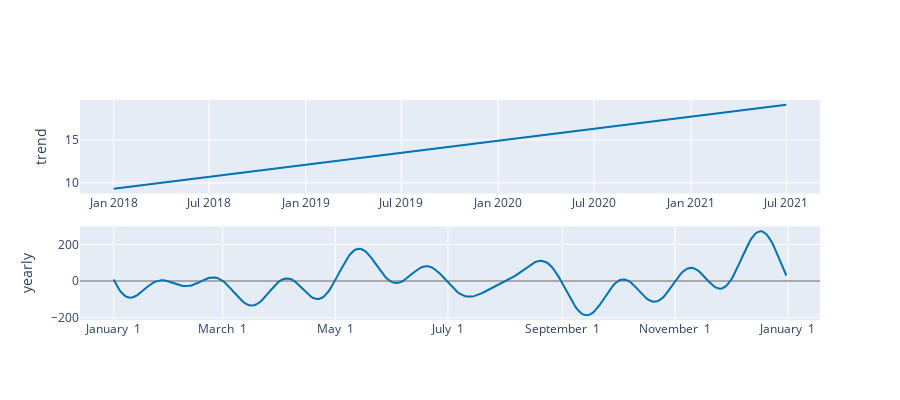

The cell this chart's notebook holds for it:
### Code cell
plot_components_plotly(m, forecast)

### Figure 1 — Plotly figure (JSON) as saved in the notebook; plotly's stock layout.template omitted (floating-point values rounded to 4 significant figures; data arrays with more than 128 entries replaced by an {"elided": "..."} marker saying what was removed)
{"data": [{"line": {"color": "#0072B2", "width": 2}, "mode": "lines", "name": "trend", "type": "scatter", "x": {"elided": "396 str values"}, "xaxis": "x", "y": {"elided": "396 float values"}, "yaxis": "y"}, {"line": {"color": "rgba(0, 114, 178, 0.2)", "width": 0}, "mode": "lines", "name": "trend_upper", "type": "scatter", "x": {"elided": "396 str values"}, "xaxis": "x", "y": {"elided": "396 float values"}, "yaxis": "y"}, {"fill": "tonexty", "fillcolor": "rgba(0, 114, 178, 0.2)", "line": {"color": "rgba(0, 114, 178, 0.2)", "width": 0}, "mode": "lines", "name": "trend_lower", "type": "scatter", "x": {"elided": "396 str values"}, "xaxis": "x", "y": {"elided": "396 float values"}, "yaxis": "y"}, {"line": {"color": "#0072B2", "width": 2}, "mode": "lines", "name": "yearly", "type": "scatter", "x": {"elided": "365 str values"}, "xaxis": "x2", "y": {"elided": "365 float values"}, "yaxis": "y2"}], "layout": {"height": 400, "showlegend": false, "width": 900, "xaxis": {"anchor": "y", "domain": [0, 1], "range": ["2017-10-29T03:36:00", "2021-09-02T20:24:00"], "type": "date"}, "xaxis2": {"anchor": "y2", "domain": [0, 1], "range": ["2016-12-13T18:54:02.958904115", "2018-01-18T11:04:57.863013581"], "tickformat": "%B %e", "type": "date"}, "yaxis": {"anchor": "x", "domain": [0.575, 1], "rangemode": "normal", "title": {"text": "trend"}, "zerolinecolor": "#AAA"}, "yaxis2": {"anchor": "x2", "domain": [0, 0.425], "title": {"text": "yearly"}, "zerolinecolor": "#AAA"}}}
